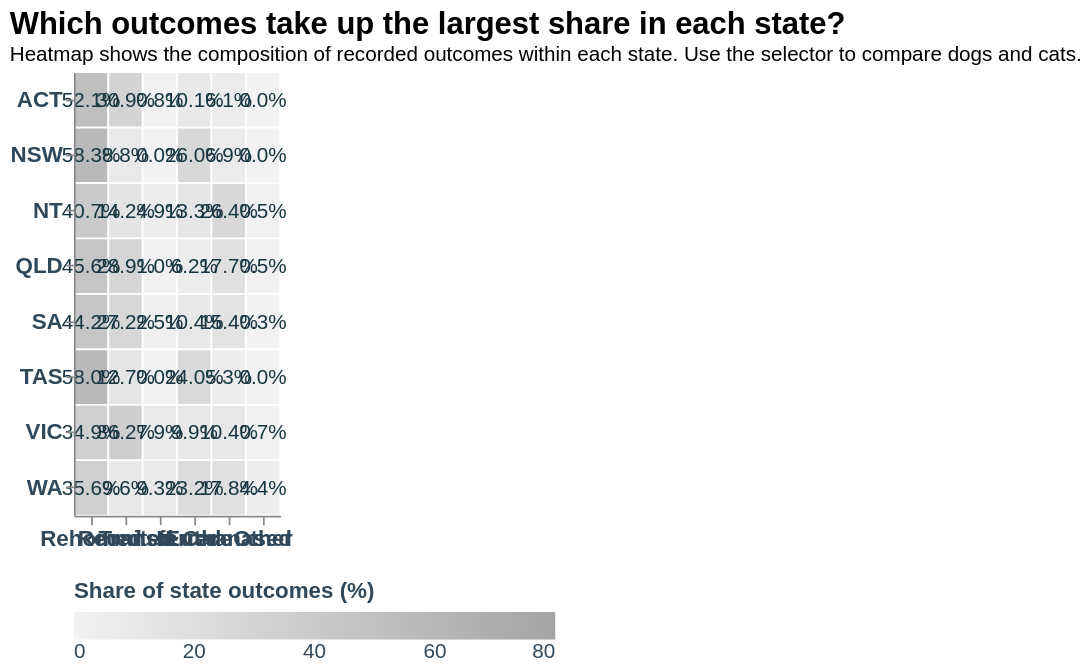

Write a Vega-Lite specification for this figure.
### Vega-Lite specification from a JSON file in a GitHub repository (floating-point values rounded to 4 significant figures)
{"$schema": "https://vega.github.io/schema/vega-lite/v5.json", "width": "container", "height": 390, "data": {"values": [{"state": "ACT", "species": "Dog", "outcome_group": "Rehomed", "count": 310, "share_pct": 52.1, "share_label": "52.1%"}, {"state": "ACT", "species": "Dog", "outcome_group": "Reunited", "count": 184, "share_pct": 30.9, "share_label": "30.9%"}, {"state": "ACT", "species": "Dog", "outcome_group": "Transferred", "count": 5, "share_pct": 0.8, "share_label": "0.8%"}, {"state": "ACT", "species": "Dog", "outcome_group": "In Care", "count": 60, "share_pct": 10.1, "share_label": "10.1%"}, {"state": "ACT", "species": "Dog", "outcome_group": "Euthanased", "count": 36, "share_pct": 6.1, "share_label": "6.1%"}, {"state": "ACT", "species": "Dog", "outcome_group": "Other", "count": 0, "share_pct": 0, "share_label": "0.0%"}, {"state": "ACT", "species": "Cat", "outcome_group": "Rehomed", "count": 1433, "share_pct": 74.1, "share_label": "74.1%"}, {"state": "ACT", "species": "Cat", "outcome_group": "Reunited", "count": 153, "share_pct": 7.9, "share_label": "7.9%"}, {"state": "ACT", "species": "Cat", "outcome_group": "Transferred", "count": 2, "share_pct": 0.1, "share_label": "0.1%"}, {"state": "ACT", "species": "Cat", "outcome_group": "In Care", "count": 171, "share_pct": 8.8, "share_label": "8.8%"}, {"state": "ACT", "species": "Cat", "outcome_group": "Euthanased", "count": 151, "share_pct": 7.8, "share_label": "7.8%"}, {"state": "ACT", "species": "Cat", "outcome_group": "Other", "count": 25, "share_pct": 1.3, "share_label": "1.3%"}, {"state": "NSW", "species": "Dog", "outcome_group": "Rehomed", "count": 119, "share_pct": 58.3, "share_label": "58.3%"}, {"state": "NSW", "species": "Dog", "outcome_group": "Reunited", "count": 18, "share_pct": 8.8, "share_label": "8.8%"}, {"state": "NSW", "species": "Dog", "outcome_group": "Transferred", "count": 0, "share_pct": 0, "share_label": "0.0%"}, {"state": "NSW", "species": "Dog", "outcome_group": "In Care", "count": 53, "share_pct": 26, "share_label": "26.0%"}, {"state": "NSW", "species": "Dog", "outcome_group": "Euthanased", "count": 14, "share_pct": 6.9, "share_label": "6.9%"}, {"state": "NSW", "species": "Dog", "outcome_group": "Other", "count": 0, "share_pct": 0, "share_label": "0.0%"}, {"state": "NSW", "species": "Cat", "outcome_group": "Rehomed", "count": 186, "share_pct": 71.8, "share_label": "71.8%"}, {"state": "NSW", "species": "Cat", "outcome_group": "Reunited", "count": 1, "share_pct": 0.4, "share_label": "0.4%"}, {"state": "NSW", "species": "Cat", "outcome_group": "Transferred", "count": 2, "share_pct": 0.8, "share_label": "0.8%"}, {"state": "NSW", "species": "Cat", "outcome_group": "In Care", "count": 58, "share_pct": 22.4, "share_label": "22.4%"}, {"state": "NSW", "species": "Cat", "outcome_group": "Euthanased", "count": 9, "share_pct": 3.5, "share_label": "3.5%"}, {"state": "NSW", "species": "Cat", "outcome_group": "Other", "count": 3, "share_pct": 1.2, "share_label": "1.2%"}, {"state": "NT", "species": "Dog", "outcome_group": "Rehomed", "count": 1350, "share_pct": 40.7, "share_label": "40.7%"}, {"state": "NT", "species": "Dog", "outcome_group": "Reunited", "count": 472, "share_pct": 14.2, "share_label": "14.2%"}, {"state": "NT", "species": "Dog", "outcome_group": "Transferred", "count": 162, "share_pct": 4.9, "share_label": "4.9%"}, {"state": "NT", "species": "Dog", "outcome_group": "In Care", "count": 442, "share_pct": 13.3, "share_label": "13.3%"}, {"state": "NT", "species": "Dog", "outcome_group": "Euthanased", "count": 878, "share_pct": 26.4, "share_label": "26.4%"}, {"state": "NT", "species": "Dog", "outcome_group": "Other", "count": 16, "share_pct": 0.5, "share_label": "0.5%"}, {"state": "NT", "species": "Cat", "outcome_group": "Rehomed", "count": 3863, "share_pct": 58.3, "share_label": "58.3%"}, {"state": "NT", "species": "Cat", "outcome_group": "Reunited", "count": 238, "share_pct": 3.6, "share_label": "3.6%"}, {"state": "NT", "species": "Cat", "outcome_group": "Transferred", "count": 40, "share_pct": 0.6, "share_label": "0.6%"}, {"state": "NT", "species": "Cat", "outcome_group": "In Care", "count": 607, "share_pct": 9.2, "share_label": "9.2%"}, {"state": "NT", "species": "Cat", "outcome_group": "Euthanased", "count": 1768, "share_pct": 26.7, "share_label": "26.7%"}, {"state": "NT", "species": "Cat", "outcome_group": "Other", "count": 105, "share_pct": 1.6, "share_label": "1.6%"}, {"state": "QLD", "species": "Dog", "outcome_group": "Rehomed", "count": 2922, "share_pct": 45.6, "share_label": "45.6%"}, {"state": "QLD", "species": "Dog", "outcome_group": "Reunited", "count": 1851, "share_pct": 28.9, "share_label": "28.9%"}, {"state": "QLD", "species": "Dog", "outcome_group": "Transferred", "count": 63, "share_pct": 1, "share_label": "1.0%"}, {"state": "QLD", "species": "Dog", "outcome_group": "In Care", "count": 397, "share_pct": 6.2, "share_label": "6.2%"}, {"state": "QLD", "species": "Dog", "outcome_group": "Euthanased", "count": 1133, "share_pct": 17.7, "share_label": "17.7%"}, {"state": "QLD", "species": "Dog", "outcome_group": "Other", "count": 35, "share_pct": 0.5, "share_label": "0.5%"}, {"state": "QLD", "species": "Cat", "outcome_group": "Rehomed", "count": 4992, "share_pct": 62.3, "share_label": "62.3%"}, {"state": "QLD", "species": "Cat", "outcome_group": "Reunited", "count": 542, "share_pct": 6.8, "share_label": "6.8%"}, {"state": "QLD", "species": "Cat", "outcome_group": "Transferred", "count": 87, "share_pct": 1.1, "share_label": "1.1%"}, {"state": "QLD", "species": "Cat", "outcome_group": "In Care", "count": 543, "share_pct": 6.8, "share_label": "6.8%"}, {"state": "QLD", "species": "Cat", "outcome_group": "Euthanased", "count": 1772, "share_pct": 22.1, "share_label": "22.1%"}, {"state": "QLD", "species": "Cat", "outcome_group": "Other", "count": 83, "share_pct": 1, "share_label": "1.0%"}, {"state": "SA", "species": "Dog", "outcome_group": "Rehomed", "count": 867, "share_pct": 44.2, "share_label": "44.2%"}, {"state": "SA", "species": "Dog", "outcome_group": "Reunited", "count": 534, "share_pct": 27.2, "share_label": "27.2%"}, {"state": "SA", "species": "Dog", "outcome_group": "Transferred", "count": 49, "share_pct": 2.5, "share_label": "2.5%"}, {"state": "SA", "species": "Dog", "outcome_group": "In Care", "count": 204, "share_pct": 10.4, "share_label": "10.4%"}, {"state": "SA", "species": "Dog", "outcome_group": "Euthanased", "count": 303, "share_pct": 15.4, "share_label": "15.4%"}, {"state": "SA", "species": "Dog", "outcome_group": "Other", "count": 6, "share_pct": 0.3, "share_label": "0.3%"}, {"state": "SA", "species": "Cat", "outcome_group": "Rehomed", "count": 2191, "share_pct": 65.3, "share_label": "65.3%"}, {"state": "SA", "species": "Cat", "outcome_group": "Reunited", "count": 168, "share_pct": 5, "share_label": "5.0%"}, {"state": "SA", "species": "Cat", "outcome_group": "Transferred", "count": 58, "share_pct": 1.7, "share_label": "1.7%"}, {"state": "SA", "species": "Cat", "outcome_group": "In Care", "count": 251, "share_pct": 7.5, "share_label": "7.5%"}, {"state": "SA", "species": "Cat", "outcome_group": "Euthanased", "count": 663, "share_pct": 19.8, "share_label": "19.8%"}, {"state": "SA", "species": "Cat", "outcome_group": "Other", "count": 24, "share_pct": 0.7, "share_label": "0.7%"}, {"state": "TAS", "species": "Dog", "outcome_group": "Rehomed", "count": 220, "share_pct": 58, "share_label": "58.0%"}, {"state": "TAS", "species": "Dog", "outcome_group": "Reunited", "count": 48, "share_pct": 12.7, "share_label": "12.7%"}, {"state": "TAS", "species": "Dog", "outcome_group": "Transferred", "count": 0, "share_pct": 0, "share_label": "0.0%"}, {"state": "TAS", "species": "Dog", "outcome_group": "In Care", "count": 91, "share_pct": 24, "share_label": "24.0%"}, {"state": "TAS", "species": "Dog", "outcome_group": "Euthanased", "count": 20, "share_pct": 5.3, "share_label": "5.3%"}, {"state": "TAS", "species": "Dog", "outcome_group": "Other", "count": 0, "share_pct": 0, "share_label": "0.0%"}, {"state": "TAS", "species": "Cat", "outcome_group": "Rehomed", "count": 488, "share_pct": 69.7, "share_label": "69.7%"}, {"state": "TAS", "species": "Cat", "outcome_group": "Reunited", "count": 22, "share_pct": 3.1, "share_label": "3.1%"}, {"state": "TAS", "species": "Cat", "outcome_group": "Transferred", "count": 0, "share_pct": 0, "share_label": "0.0%"}, {"state": "TAS", "species": "Cat", "outcome_group": "In Care", "count": 73, "share_pct": 10.4, "share_label": "10.4%"}, {"state": "TAS", "species": "Cat", "outcome_group": "Euthanased", "count": 109, "share_pct": 15.6, "share_label": "15.6%"}, {"state": "TAS", "species": "Cat", "outcome_group": "Other", "count": 8, "share_pct": 1.1, "share_label": "1.1%"}, {"state": "VIC", "species": "Dog", "outcome_group": "Rehomed", "count": 704, "share_pct": 34.9, "share_label": "34.9%"}, {"state": "VIC", "species": "Dog", "outcome_group": "Reunited", "count": 729, "share_pct": 36.2, "share_label": "36.2%"}, {"state": "VIC", "species": "Dog", "outcome_group": "Transferred", "count": 159, "share_pct": 7.9, "share_label": "7.9%"}, {"state": "VIC", "species": "Dog", "outcome_group": "In Care", "count": 199, "share_pct": 9.9, "share_label": "9.9%"}, {"state": "VIC", "species": "Dog", "outcome_group": "Euthanased", "count": 210, "share_pct": 10.4, "share_label": "10.4%"}, {"state": "VIC", "species": "Dog", "outcome_group": "Other", "count": 14, "share_pct": 0.7, "share_label": "0.7%"}, {"state": "VIC", "species": "Cat", "outcome_group": "Rehomed", "count": 2688, "share_pct": 70.2, "share_label": "70.2%"}, {"state": "VIC", "species": "Cat", "outcome_group": "Reunited", "count": 196, "share_pct": 5.1, "share_label": "5.1%"}, {"state": "VIC", "species": "Cat", "outcome_group": "Transferred", "count": 81, "share_pct": 2.1, "share_label": "2.1%"}, {"state": "VIC", "species": "Cat", "outcome_group": "In Care", "count": 344, "share_pct": 9, "share_label": "9.0%"}, {"state": "VIC", "species": "Cat", "outcome_group": "Euthanased", "count": 471, "share_pct": 12.3, "share_label": "12.3%"}, {"state": "VIC", "species": "Cat", "outcome_group": "Other", "count": 50, "share_pct": 1.3, "share_label": "1.3%"}, {"state": "WA", "species": "Dog", "outcome_group": "Rehomed", "count": 347, "share_pct": 35.6, "share_label": "35.6%"}, {"state": "WA", "species": "Dog", "outcome_group": "Reunited", "count": 94, "share_pct": 9.6, "share_label": "9.6%"}, {"state": "WA", "species": "Dog", "outcome_group": "Transferred", "count": 91, "share_pct": 9.3, "share_label": "9.3%"}, {"state": "WA", "species": "Dog", "outcome_group": "In Care", "count": 226, "share_pct": 23.2, "share_label": "23.2%"}, {"state": "WA", "species": "Dog", "outcome_group": "Euthanased", "count": 174, "share_pct": 17.8, "share_label": "17.8%"}, {"state": "WA", "species": "Dog", "outcome_group": "Other", "count": 43, "share_pct": 4.4, "share_label": "4.4%"}, {"state": "WA", "species": "Cat", "outcome_group": "Rehomed", "count": 604, "share_pct": 65.7, "share_label": "65.7%"}, {"state": "WA", "species": "Cat", "outcome_group": "Reunited", "count": 40, "share_pct": 4.3, "share_label": "4.3%"}, {"state": "WA", "species": "Cat", "outcome_group": "Transferred", "count": 28, "share_pct": 3, "share_label": "3.0%"}, {"state": "WA", "species": "Cat", "outcome_group": "In Care", "count": 81, "share_pct": 8.8, "share_label": "8.8%"}, {"state": "WA", "species": "Cat", "outcome_group": "Euthanased", "count": 146, "share_pct": 15.9, "share_label": "15.9%"}, {"state": "WA", "species": "Cat", "outcome_group": "Other", "count": 21, "share_pct": 2.3, "share_label": "2.3%"}]}, "params": [{"name": "speciesFilter", "value": "Dog", "bind": {"input": "select", "options": ["Dog", "Cat"], "labels": ["Dogs", "Cats"], "name": "Species: "}}], "transform": [{"filter": "datum.species == speciesFilter"}], "title": {"text": "Which outcomes take up the largest share in each state?", "subtitle": "Heatmap shows the composition of recorded outcomes within each state. Use the selector to compare dogs and cats.", "anchor": "start", "font": "Helvetica, Arial, sans-serif", "subtitleFont": "Helvetica, Arial, sans-serif", "fontSize": 18, "subtitleFontSize": 12}, "layer": [{"mark": {"type": "rect", "stroke": "white", "strokeWidth": 1}, "encoding": {"color": {"field": "share_pct", "type": "quantitative", "title": "Share of state outcomes (%)", "scale": {"domain": [0, 80], "range": ["#F2F2F2", "#A4A4A4"]}, "legend": {"orient": "bottom", "gradientLength": 280, "format": ".0f", "labelFontSize": 12, "titleFontSize": 13}}, "tooltip": [{"field": "state", "type": "nominal", "title": "State"}, {"field": "species", "type": "nominal", "title": "Species"}, {"field": "outcome_group", "type": "nominal", "title": "Outcome"}, {"field": "count", "type": "quantitative", "title": "Count", "format": ","}, {"field": "share_pct", "type": "quantitative", "title": "Share", "format": ".1f"}]}}, {"mark": {"type": "text", "font": "Helvetica, Arial, sans-serif", "fontSize": 12, "baseline": "middle"}, "encoding": {"text": {"field": "share_label", "type": "nominal"}, "color": {"value": "#173642"}}}], "config": {"font": "Helvetica, Arial, sans-serif", "view": {"stroke": null}, "axis": {"labelFont": "Helvetica, Arial, sans-serif", "titleFont": "Helvetica, Arial, sans-serif", "labelColor": "#30485a", "titleColor": "#30485a", "gridColor": "#d6dfde"}, "legend": {"labelFont": "Helvetica, Arial, sans-serif", "titleFont": "Helvetica, Arial, sans-serif", "labelColor": "#30485a", "titleColor": "#30485a"}, "title": {"font": "Helvetica, Arial, sans-serif", "subtitleFont": "Helvetica, Arial, sans-serif"}}, "autosize": {"type": "fit-x", "contains": "padding", "resize": true}, "encoding": {"x": {"field": "outcome_group", "type": "ordinal", "sort": ["Rehomed", "Reunited", "Transferred", "In Care", "Euthanased", "Other"], "title": null, "axis": {"labelAngle": 0, "labelLimit": 120, "labelFontSize": 13, "labelFontWeight": "bold"}}, "y": {"field": "state", "type": "ordinal", "sort": ["ACT", "NSW", "NT", "QLD", "SA", "TAS", "VIC", "WA"], "title": null, "axis": {"labelFontSize": 13, "labelFontWeight": "bold", "labelLimit": 80}}}, "resolve": {"scale": {"color": "independent"}}}
